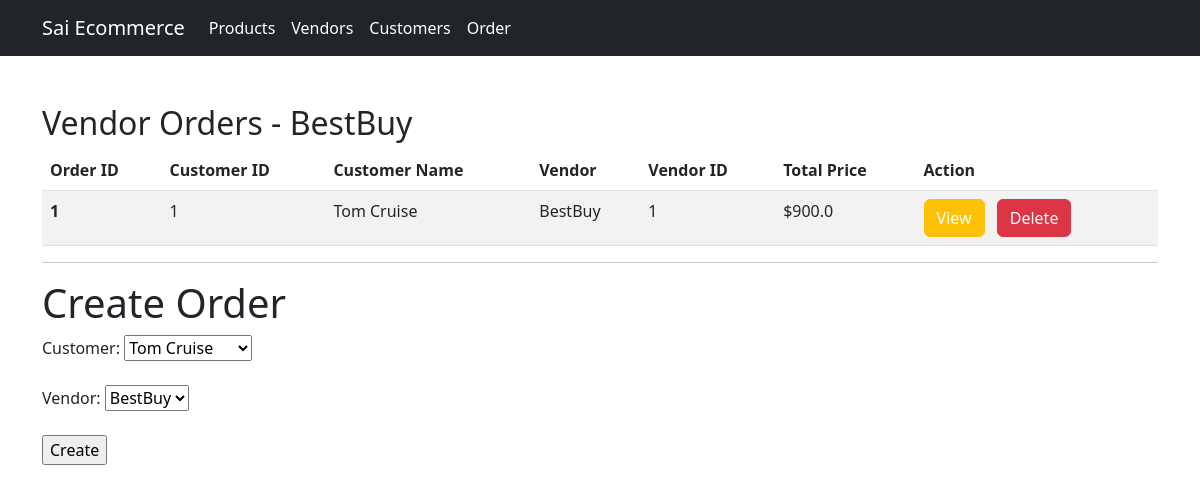
The page /vendor/1/orders on the database its author committed.
### app.py (models this page shows, shortened)
class Vendor(db.Model):
    __tablename__ = 'vendor'
    id = db.Column(db.Integer, primary_key=True)
    name = db.Column(db.String)
    email = db.Column(db.String)
    password = db.Column(db.String)
    phone = db.Column(db.String)
    address = db.Column(db.String)
    product = db.relationship('Product', back_populates='vendor')
    order = db.relationship('Order', back_populates='vendor')

class Order(db.Model):
    __tablename__ = 'order'
    id = db.Column(db.Integer, primary_key=True)
    vendor_id = db.Column(db.Integer, db.ForeignKey('vendor.id'))
    customer_id = db.Column(db.Integer, db.ForeignKey('customer.id'))
    total_price = db.Column(db.Float)
    customer = db.relationship('Customer', back_populates='order')
    order_item = db.relationship('OrderItem', back_populates='order')
    vendor = db.relationship('Vendor', back_populates='order')

class Customer(db.Model):
    __tablename__ = 'customer'
    id = db.Column(db.Integer, primary_key=True)
    name = db.Column(db.String)
    email = db.Column(db.String, unique=True)
    password = db.Column(db.String)
    phone = db.Column(db.String)
    address = db.Column(db.String)
    order = db.relationship('Order', back_populates='customer')

### app.py (the view)
@app.route("/vendor/<int:vendorID>/orders")
def list_vendor_orders(vendorID):
    vendor = Vendor.query.get(vendorID)
    orders = db.session.query(Order).filter_by(vendor_id = vendorID).all()
    customers = Customer.query.all()
    return render_template("vendor_orders.html", orders = {'vendor': vendor,
                                                           'orders': orders,
                                                           'customers': customers} )

### templates/vendor_orders.html (shortened to what this page needs)
<!doctype html>
<html lang="en">
  <head>
    <link href="https://cdn.jsdelivr.net/npm/bootstrap@5.2.3/dist/css/bootstrap.min.css" rel="stylesheet">
  </head>
  <body>
    <nav class="navbar navbar-expand-lg navbar-dark bg-dark">
      <div class="container">
        <a class="navbar-brand" href="/">Sai Ecommerce</a>
        <div class="collapse navbar-collapse" id="navbarSupportedContent">
            <ul class="navbar-nav me-auto mb-2 mb-lg-0">
                <li class="nav-item">
                  <a class="nav-link active" aria-current="page" href="/product">Products</a>
                </li>
                <li class="nav-item">
                  <a class="nav-link active" aria-current="page" href="/vendor">Vendors</a>
                </li>
                <li class="nav-item">
                  <a class="nav-link active" aria-current="page" href="/customer">Customers</a>
                </li>
                <li class="nav-item">
                  <a class="nav-link active" aria-current="page" href="/orders">Order</a>
                </li>
              </ul>
        </div>
      </div>
    </nav>
    <div class="container my-5">
        <h2>Vendor Orders - {{orders.vendor.name}}</h2>
        <table class="table table-striped table-hover ">
            <thead>
              <tr>
                <th scope="col">Order ID</th>
                <th scope="col">Customer ID</th>
                <th scope="col">Customer Name</th>
                <th scope="col">Vendor</th>
                <th scope="col">Vendor ID</th>
                <th scope="col">Total Price</th>
                <th scope="col">Action</th>
              </tr>
            </thead>
            <tbody>
            {% for order in orders.orders %}
              <tr>
                <th scope="row">{{order.id}}</th>
                <td>{{ order.customer.id }}</td>
                <td>{{ order.customer.name }}</td>
                <td>{{ order.vendor.name }}</td>
                <td>{{ order.vendor.id }}</td>
                <td>${{ order.total_price }}</td>
                <td class="gap-2"><button class="btn btn-warning me-2"><a style="text-decoration: none; color:white" href="/order/{{order.vendor.id}}/orderitems">View</a></button>
                  <button class="btn btn-danger me-2"><a style="text-decoration: none; color:white" href="/order/{{order.id}}/delete">Delete</a></button></td>
              </tr>
            {%endfor%}
            </tbody>
          </table>
    <hr>
    <h1>Create Order</h1>
    <form action="/order/new" method="POST">
      <label for="customer_id">Customer:</label>
      <select name="customer_id" class="custom-select mr-sm-2" id="customer_id">
        {% for customer in orders.customers %}
        <option value="{{customer.id}}">{{customer.name}}</option>
        {%endfor%}
      </select>
      <br><br>
      <label class="mr-sm-2" for="vendor_id">Vendor: </label>
      <select name="vendor_id" class="custom-select mr-sm-2" id="vendor_id">
        <option value="{{orders.vendor.id}}">{{orders.vendor.name}}</option>
      </select>
      <br><br>
      <input type="submit" value="Create">
    </form>
      </div>
  </body>
</html>

### rows shown on the page
Vendor: vendor.name "BestBuy", vendor_id "BestBuy"
Order: id "1", customer.id "1", customer.name "Tom Cruise", vendor.name "BestBuy", vendor.id "1", total_price "900.0"

### other values the page prints
form field customer_id "Tom Cruise"
